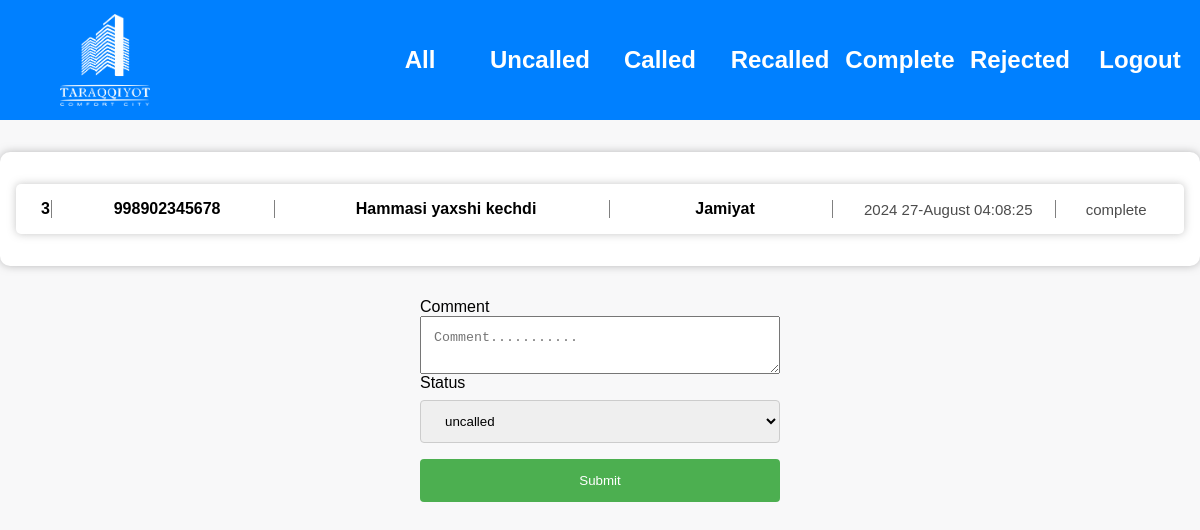
The app's page /leed/3/ (signed in), older data.
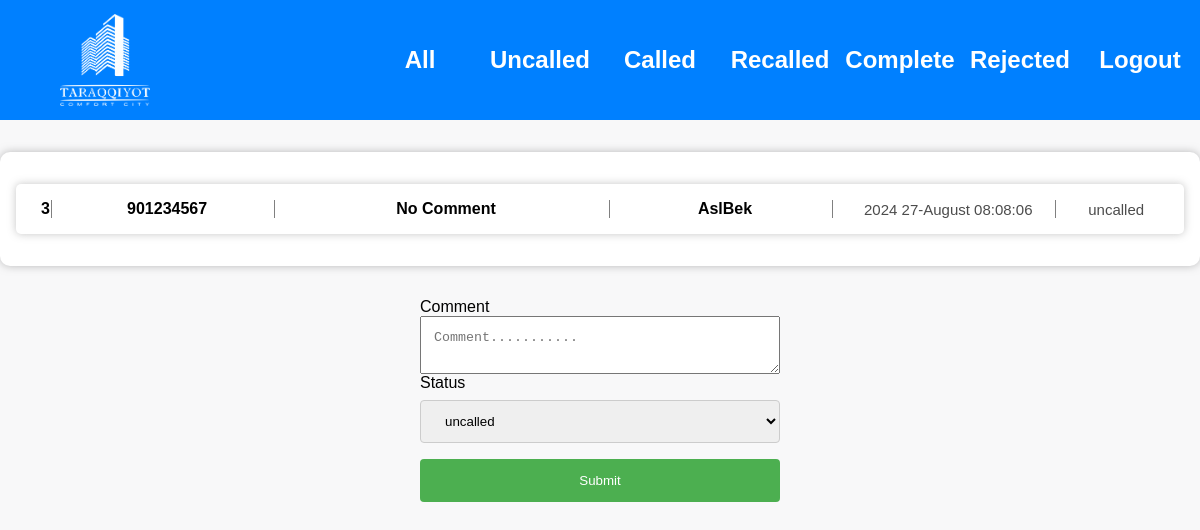
The same page, newer data.
### models/models.py (models this page shows, shortened)
class Leeds(models.Model):
    name = models.CharField(max_length=255)
    phonenumber = models.IntegerField()
    comment = models.TextField(null=True, blank=True)
    objects = models.Manager()
    status = models.CharField(max_length=50, choices=Status, default=Status.uncalled)
    author = models.ForeignKey(User, on_delete=models.CASCADE, null=True, blank=True)
    create_time = models.DateTimeField(auto_now_add=True)
    update_time = models.DateTimeField(auto_now=True)

### models/views.py (the view)
# urls.py: path('leed/<slug:slug>/', SinglePageView, name='single'),
@login_required
def SinglePageView(request, slug):
    post = get_object_or_404(Leeds, id=slug)
    if request.method == 'POST':
        form = LeedsFormUpdateForm(request.POST, instance=post)
        if form.is_valid():
            print(23456)
            updated_post = form.save(commit=False)
            updated_post.author = request.user
            updated_post.save()
            return redirect('single', slug=post.id)
    else:
        form = LeedsForm()
    context = {
        "post": post,
        'statuss': Status,
        'form': form,
    }
    return render(request, 'single.html', context)

### models/forms.py
class LeedsForm(forms.ModelForm):
    phonenumber = forms.IntegerField(min_value=0, max_value=999999999)
    class Meta:
        model = Leeds
        fields = "__all__"

### templates/single.html (shortened to what this page needs)
{% extends 'base.html' %}
{% load static %}
{% block content %}
<div class="hero">
    {% if post %}
      <div class="users">
      <div class="users__content">
        <div class="users__list">
          <div class="users__item">
            <h3>{{ post.id }}</h3>
          </div>
          <div class="users__item">
            <h3 class="username">{{ post.phonenumber }}</h3>
          </div>
          <div class="users__item">
            <h3 class="comments">
                {% if post.comment %}
                {{ post.comment | truncatewords:5 }}
                {% else %}
                No Comment
                {% endif %}
            </h3>
          </div>
          <div class="users__item">
            <h3 class="phone">{{ post.name }}</h3>
          </div>
          <div class="users__item">
          <p class="date">{{ post.create_time | date:"Y   d-F  h:m:s" }}</p>
          </div>
          <div class="users__item">
          <p class="date">{{ post.status }}</p>
          </div>
        </div>
      </div>
    </div>
    {% endif %}
        </div>
<div class="div-form">
    <form method="post">{% csrf_token %}
        <label for="comment">Comment</label>
        <textarea name="comment" required id="comment" style="padding: 13px;" placeholder="Comment..........."></textarea>
        <label for="status">Status</label>
        <select id="status" name="status">
            {% for stat in statuss %}
            <option value="{{stat}}">{{stat}}</option>
            {% endfor %}
        </select>
        <input type="submit" value="Submit" style="width: 30%;">
    </form>
</div>
{% endblock content %}

Row changes from the older to the newer data that the page shows:
changed Leeds id 3: phonenumber "998902345678" → "901234567"; name "Jamiyat" → "AslBek"; create_time "2024 27-August 04:08:25" → "2024 27-August 08:08:06"; status "complete" → "uncalled"; comment "Hammasi yaxshi kechdi" → (not shown)
Text that changed along with them:
text now shown: "No Comment"
